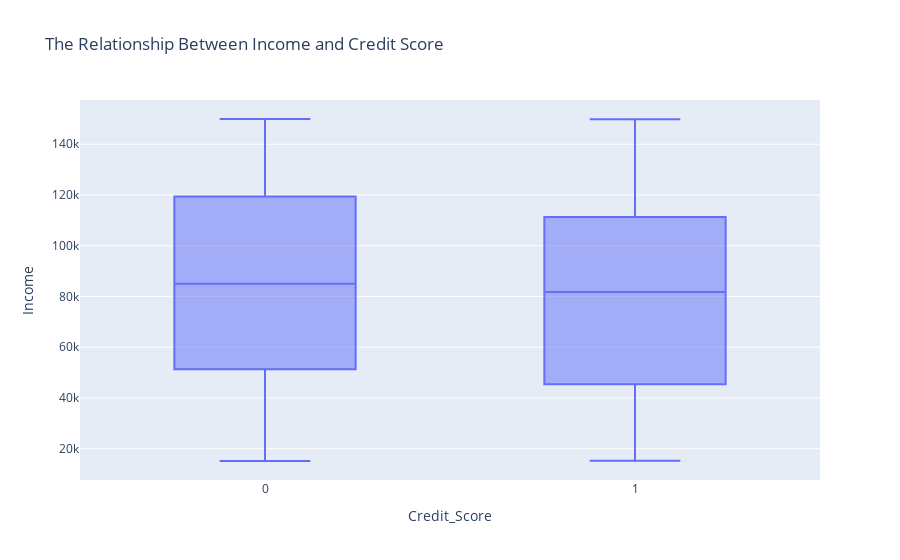

The notebook cell this image was saved under:
### Code cell
px.box(data_cleaned, x= "Credit_Score", y= "Income", title= "The Relationship Between Income and Credit Score").show()

### Figure 1 — Plotly figure (JSON) as saved in the notebook; plotly's stock layout.template omitted (floating-point values rounded to 4 significant figures; data arrays with more than 128 entries replaced by an {"elided": "..."} marker saying what was removed)
{"data": [{"alignmentgroup": "True", "hovertemplate": "Credit_Score=%{x}<br>Income=%{y}<extra></extra>", "legendgroup": "", "marker": {"color": "#636efa"}, "name": "", "notched": false, "offsetgroup": "", "orientation": "v", "showlegend": false, "type": "box", "x": {"elided": "1000 int values"}, "x0": " ", "xaxis": "x", "y": {"elided": "1000 int values"}, "y0": " ", "yaxis": "y"}], "layout": {"boxmode": "group", "legend": {"tracegroupgap": 0}, "title": {"text": "The Relationship Between Income and Credit Score"}, "xaxis": {"anchor": "y", "domain": [0, 1], "title": {"text": "Credit_Score"}}, "yaxis": {"anchor": "x", "domain": [0, 1], "title": {"text": "Income"}}}}
